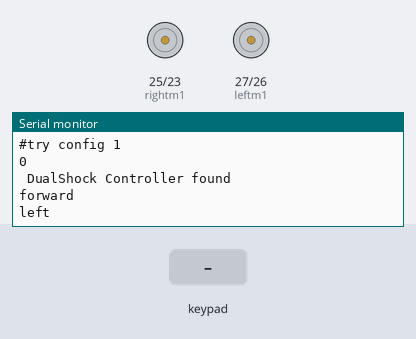
The sketch below on a simulated ESP32. On the bench: motor-driver pin pairs drawn as motors (green arrow = first pin HIGH = forward, orange = second pin HIGH = backward, longer = more drive, scaled by the enable pin), the last lines printed to the serial monitor. The inputs (shaded band) are chosen by the test bench.

Above: at 2.2 s.
2.3 s: key 'D' pressed
At 3.1 s:
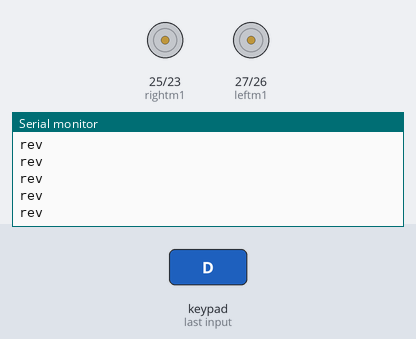
3.8 s: key 'R' pressed
At 5.0 s:
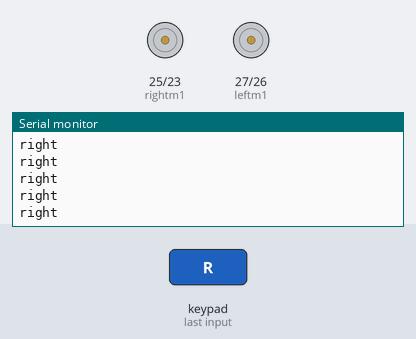
5.3 s: key 'U' pressed
At 6.4 s:
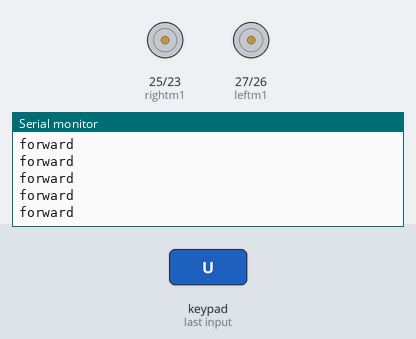

Measured:
- after the input at 2.3 s, the serial monitor: prints a new line at once (image 1)
- after the input at 3.8 s, the serial monitor: prints a new line at once (image 2)
- after the input at 5.3 s, the serial monitor: prints a new line at once (image 3)

The sketch:

PS2X_Example_ESP32.ino
```cpp
#include <Arduino.h>
#include <PS2X_lib.h>  //for v1.6
/******************************************************************
 * set pins connected to PS2 controller:
 *   - 1e column: original
 *   - 2e colmun: Stef?
 * replace pin numbers by the ones you use
 ******************************************************************/

//  ESP32 pin
// https://github.com/espressif/arduino-esp32/blob/master/docs/esp32_pinmap.png

#define PS2_DAT 5   //MISO  5
#define PS2_CMD 18  //MOSI  18
#define PS2_SEL 19  //SS    19
#define PS2_CLK 17  //SLK   17

#define leftm1 27
#define leftm2 26
#define rightm1 25
#define rightm2 23
#define left_EN 32
#define right_EN 16

#define pwm_Freq 500
#define pwm_Res 8

int LX = 0;
int LY = 0;
int RX_VAL = 0;
int RY = 0;
/******************************************************************
 * select modes of PS2 controller:
 *   - pressures = analog reading of push-butttons
 *   - rumble    = motor rumbling
 * uncomment 1 of the lines for each mode selection
 ******************************************************************/
#define pressures true
#define rumble true

//#define pressures   false
//#define rumble      false

PS2X ps2x;  // create PS2 Controller Class

//right now, the library does NOT support hot pluggable controllers, meaning
//you must always either restart your Arduino after you connect the controller,
//or call config_gamepad(pins) again after connecting the controller.

int error = -1;
byte type = 0;
byte vibrate = 0;
int tryNum = 1;

void setup() {

  // 9600
  Serial.begin(9600);

  pinMode(leftm1, OUTPUT);
  pinMode(leftm2, OUTPUT);
  pinMode(rightm1, OUTPUT);
  pinMode(rightm2, OUTPUT);

  ledcAttach(left_EN, pwm_Freq, pwm_Res);
  ledcAttach(right_EN, pwm_Freq, pwm_Res);

  //added delay to give wireless ps2 module some time to startup, before configuring it
  //CHANGES for v1.6 HERE!!! **************PAY ATTENTION*************

  ledcWrite(left_EN, 0);
  ledcWrite(right_EN, 0);

  while (error != 0) {
    delay(1000);  // 1 second wait
    //setup pins and settings: GamePad(clock, command, attention, data, Pressures?, Rumble?) check for error
    error = ps2x.config_gamepad(PS2_CLK, PS2_CMD, PS2_SEL, PS2_DAT, pressures, rumble);
    Serial.print("#try config ");
    Serial.println(tryNum);
    tryNum++;
  }

  Serial.println(ps2x.Analog(1), HEX);

  type = ps2x.readType();
  switch (type) {
    case 0:
      Serial.println(" Unknown Controller type found ");
      break;
    case 1:
      Serial.println(" DualShock Controller found ");
      break;
    case 2:
      Serial.println(" GuitarHero Controller found ");
      break;
    case 3:
      Serial.println(" Wireless Sony DualShock Controller found ");
      break;
  }
}
// Fona neutra
bool inNeutralZone(int val) {
  return val > 120 && val < 135;
}

// if zona neutra
bool allInNeutral() {
  return inNeutralZone(LX) && inNeutralZone(LY) && inNeutralZone(RX_VAL) && inNeutralZone(RY);
}

void loop() {

  if (type == 1) {                      //DualShock Controller
    ps2x.read_gamepad(false, vibrate);  //read controller and set large motor to spin at 'vibrate' speed

    //will be TRUE as long as button is pressed
    if (ps2x.Button(PSB_START))
      Serial.println("Start is being held");
    if (ps2x.Button(PSB_SELECT))
      Serial.println("Select is being held");

    //will be TRUE as long as button is pressed
    if (ps2x.Button(PSB_PAD_UP)) {
      forward(255);
    } else if (ps2x.Button(PSB_PAD_RIGHT)) {
      right(255);
    } else if (ps2x.Button(PSB_PAD_LEFT)) {
      left(255);
    } else if (ps2x.Button(PSB_PAD_DOWN)) {
      rev(255);
    } else {
      waithere();  // Para o robô se nenhum botão direcional estiver pressionado
    }


    vibrate = ps2x.Analog(PSAB_CROSS);  //this will set the large motor vibrate speed based on how hard you press the blue (X) button
    if (ps2x.NewButtonState()) {        //will be TRUE if any button changes state (on to off, or off to on)
      if (ps2x.Button(PSB_L3))
        Serial.println("L3 pressed");
      if (ps2x.Button(PSB_R3))
        Serial.println("R3 pressed");
      if (ps2x.Button(PSB_L2))
        Serial.println("L2 pressed");
      if (ps2x.Button(PSB_R2))
        Serial.println("R2 pressed");
      if (ps2x.Button(PSB_TRIANGLE))
        Serial.println("△ pressed");
    }
    //△□○×
    if (ps2x.ButtonPressed(PSB_CIRCLE))  //will be TRUE if button was JUST pressed
      Serial.println("○ just pressed");
    if (ps2x.NewButtonState(PSB_CROSS))  //will be TRUE if button was JUST pressed OR released
      Serial.println("× just changed");
    if (ps2x.ButtonReleased(PSB_SQUARE))  //will be TRUE if button was JUST released
      Serial.println("□ just released");

    if (ps2x.Button(PSB_L1)) {
      LY = ps2x.Analog(PSS_LY);  //receive values from p22 joystick
      LX = ps2x.Analog(PSS_LX);
    }
    if (ps2x.Button(PSB_R1)) {
      RY = ps2x.Analog(PSS_RY);
      RX_VAL = ps2x.Analog(PSS_RX);
    }

    //if ternario
    /*(allInNeutral()) ? waithere():
      (LY < 100 && RY > 200) ? right(255) :
        (LY < 100 && RY < 100) ? left(255) :
          (LY > 200) ? rev(255) :
            (LY < 100) ? forward(255) :
              waithere();*/

    if (LY > 200 || RY > 200)  //check if the joystick pushed up side
    {
      rev(255);
    }
    if (LY < 100 || RY < 100) {
      forward(255);
    }
    if (LX < 100 || RX_VAL < 100) {
      left(255);
    }
    if (LX > 200 || RX_VAL > 200) {
      right(255);
    }
    if (allInNeutral()) {
      waithere();
    }

    LY = LX = RY = RX_VAL = 128;  //return to default values
  }
}


void setMotorDirection(bool l1, bool l2, bool r1, bool r2) {  //Metodo da direção dos motores(Pino, HIGH/LOW)
  digitalWrite(leftm1, l1);
  digitalWrite(leftm2, l2);
  digitalWrite(rightm1, r1);
  digitalWrite(rightm2, r2);
}


void forward(int vel) {
  Serial.println("forward");
  setMotorDirection(HIGH, LOW, HIGH, LOW);

  ledcWrite(left_EN, vel);
  ledcWrite(right_EN, vel);
}
void rev(int vel) {
  Serial.println("rev");
  setMotorDirection(LOW, HIGH, LOW, HIGH);

  ledcWrite(left_EN, vel);
  ledcWrite(right_EN, vel);
}
void left(int vel) {
  Serial.println("left");
  setMotorDirection(LOW, HIGH, HIGH, LOW);

  ledcWrite(left_EN, vel);
  ledcWrite(right_EN, vel);
}
void right(int vel) {
  Serial.println("right");
  setMotorDirection(HIGH, LOW, LOW, HIGH);

  ledcWrite(left_EN, vel);
  ledcWrite(right_EN, vel);
}
void waithere() {
  //Serial.println("stop");
  ledcWrite(left_EN, 0);
  ledcWrite(right_EN, 0);
}
```
